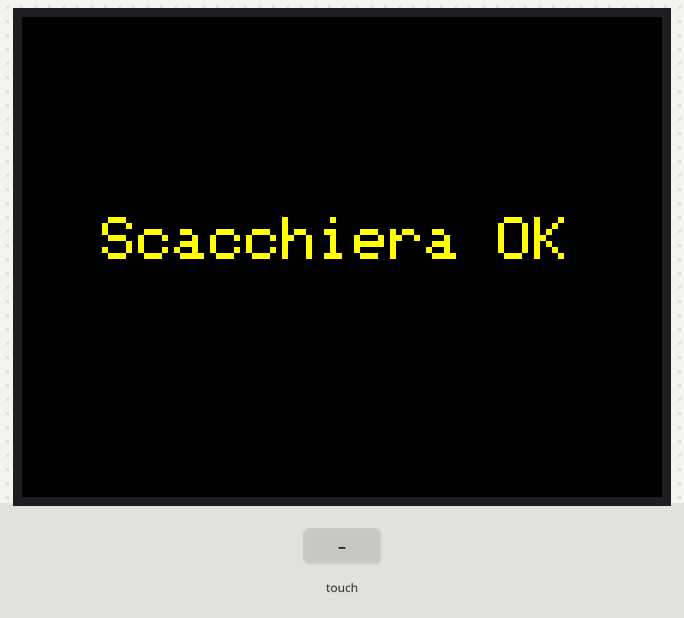
The sketch below on a simulated ESP32. Shown: 320×240 colour display. The test bench sets the inputs (shaded band). What the sketch prints to the serial monitor is not drawn.

Above: at 2.6 s.
At 5.0 s:
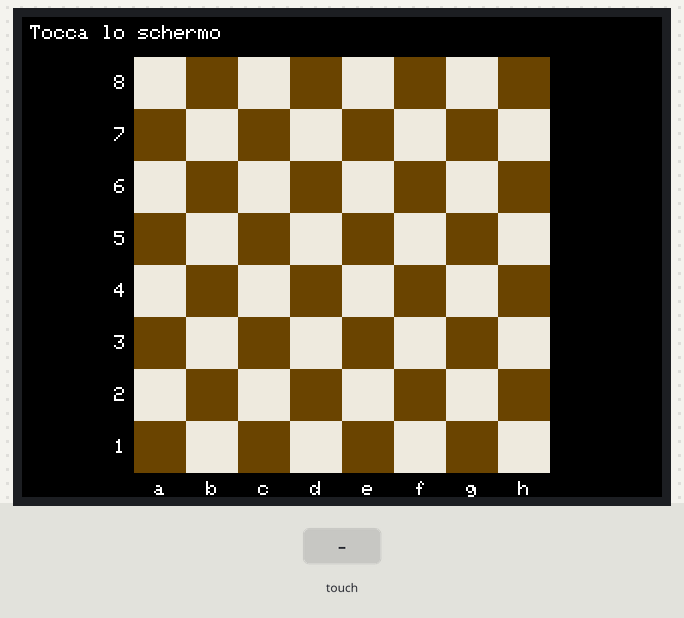
5.1 s: touch panel pressed at 13 % / 10 % of its raw x / y range
6.6 s: touch panel pressed at 38 % / 10 % of its raw x / y range
8.1 s: touch panel pressed at 13 % / 30 % of its raw x / y range
At 8.7 s:
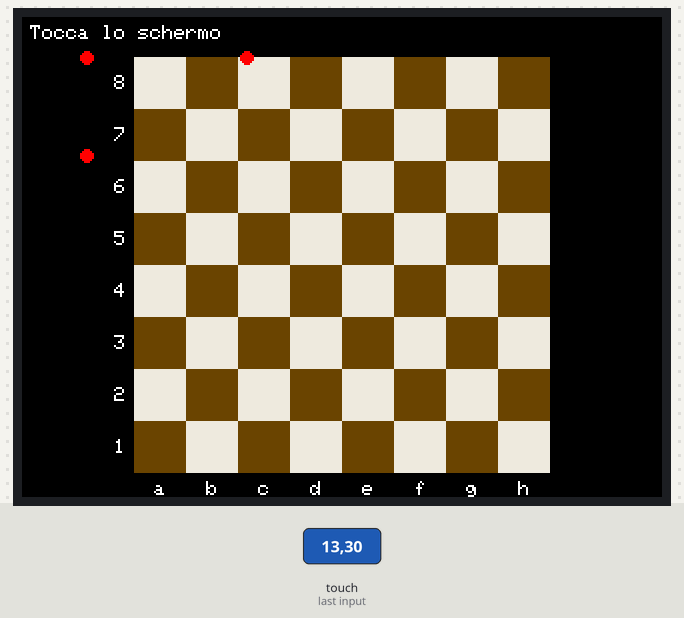
9.6 s: touch panel pressed at 38 % / 30 % of its raw x / y range
11.1 s: touch panel pressed at 13 % / 50 % of its raw x / y range
12.6 s: touch panel pressed at 38 % / 50 % of its raw x / y range
At 13.3 s:
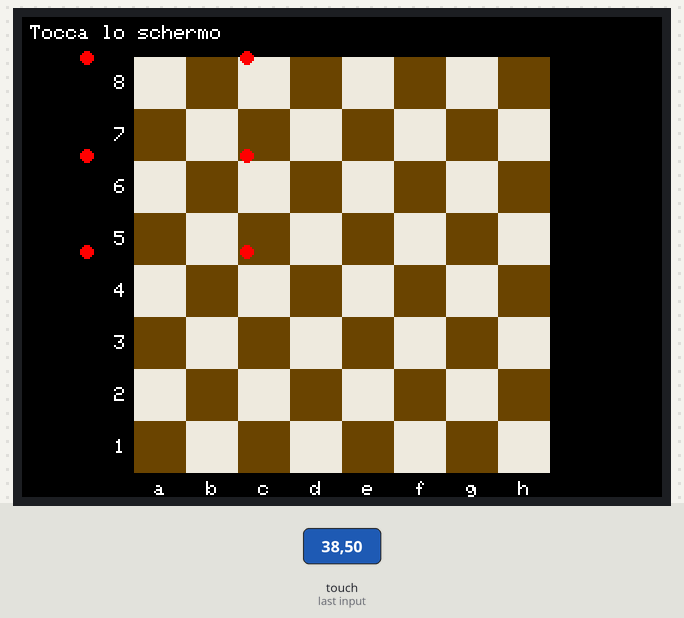
Timing chart, 0 to 15.1 s (numbered marks = the images above; inputs shaded):
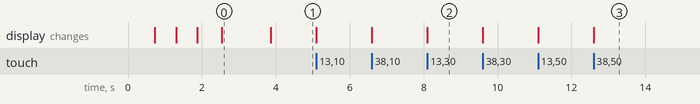

The sketch:

test_display_tft.ino
```cpp
/*
 * TEST DISPLAY TFT 3,2" ILI9341 + TOUCH XPT2046 - ESP32
 *
 * Librerie (Strumenti -> Gestisci librerie):
 *   - "Adafruit ILI9341"        (installa anche le dipendenze: Adafruit GFX, Adafruit BusIO)
 *   - "XPT2046_Touchscreen"     di Paul Stoffregen
 *
 * Collegamenti (come nella tabella):
 *   VCC -> 5V   GND -> GND   CS -> D27   RESET -> D25   DC -> D26
 *   SDI(MOSI) -> D23   SCK -> D18   SDO(MISO) -> D19   LED -> 3V3
 *   T_CLK -> D18   T_DIN -> D23   T_DO -> D19   T_CS -> D33   T_IRQ -> D32
 *
 * Cosa fa:
 *   1) schermo rosso, verde, blu, bianco  (controlla che il display funzioni)
 *   2) disegna una scacchiera 8x8 con le coordinate
 *   3) toccando lo schermo disegna un punto e scrive le coordinate grezze
 *      del touch sul Monitor seriale (115200) -> servono per calibrare
 */
#include <SPI.h>
#include <Adafruit_GFX.h>
#include <Adafruit_ILI9341.h>
#include <XPT2046_Touchscreen.h>

// ===================== CONFIGURAZIONE =====================
#define TFT_CS    27
#define TFT_DC    26
#define TFT_RST   25
#define TOUCH_CS  33
#define TOUCH_IRQ 32
#define ROTAZIONE 1      // <<< MODIFICA: 1 o 3 = orizzontale (prova 3 se l'immagine e' capovolta)

// Calibrazione touch: valori grezzi agli angoli dello schermo
#define TS_MINX 300      // <<< MODIFICA dopo la prova (valore x grezzo a sinistra)
#define TS_MAXX 3800     // <<< MODIFICA (x grezzo a destra)
#define TS_MINY 300      // <<< MODIFICA (y grezzo in alto)
#define TS_MAXY 3800     // <<< MODIFICA (y grezzo in basso)
// ==========================================================

Adafruit_ILI9341 tft(TFT_CS, TFT_DC, TFT_RST);   // SPI hardware: D18 / D19 / D23
XPT2046_Touchscreen ts(TOUCH_CS, TOUCH_IRQ);

void disegnaScacchiera() {
  const int lato = 26;                               // 8 x 26 = 208 px
  const int x0 = (320 - 8 * lato) / 2, y0 = 20;
  tft.fillScreen(ILI9341_BLACK);
  for (int r = 0; r < 8; r++) {
    for (int f = 0; f < 8; f++) {
      bool chiara = (f + r) & 1;                     // a1 scura
      uint16_t col = chiara ? 0xEF5B : 0x6A20;       // crema / marrone
      tft.fillRect(x0 + f * lato, y0 + (7 - r) * lato, lato, lato, col);
    }
    tft.setTextColor(ILI9341_WHITE);
    tft.setTextSize(1);
    tft.setCursor(x0 - 10, y0 + (7 - r) * lato + 9);  tft.print(r + 1);         // 1..8
    tft.setCursor(x0 + r * lato + 10, y0 + 8 * lato + 4); tft.print(char('a' + r)); // a..h
  }
  tft.setCursor(4, 4);
  tft.print("Tocca lo schermo");
}

void setup() {
  Serial.begin(115200);
  SPI.begin();                       // bus condiviso display + touch
  tft.begin();
  tft.setRotation(ROTAZIONE);
  ts.begin();
  ts.setRotation(ROTAZIONE);

  Serial.println("Test display avviato");
  uint16_t colori[] = {ILI9341_RED, ILI9341_GREEN, ILI9341_BLUE, ILI9341_WHITE};
  for (uint16_t c : colori) { tft.fillScreen(c); delay(500); }

  tft.fillScreen(ILI9341_BLACK);
  tft.setTextColor(ILI9341_YELLOW);
  tft.setTextSize(3);
  tft.setCursor(40, 100);
  tft.print("Scacchiera OK");
  delay(1200);

  disegnaScacchiera();
}

void loop() {
  if (ts.touched()) {
    TS_Point p = ts.getPoint();      // valori grezzi 0..4095
    int x = map(p.x, TS_MINX, TS_MAXX, 0, 320);
    int y = map(p.y, TS_MINY, TS_MAXY, 0, 240);
    x = constrain(x, 0, 319);
    y = constrain(y, 0, 239);
    tft.fillCircle(x, y, 3, ILI9341_RED);
    Serial.printf("grezzo x=%4d y=%4d pressione=%4d  ->  schermo x=%3d y=%3d\n", p.x, p.y, p.z, x, y);
    delay(30);
  }
}
```

Measured:
- after the input at 8.1 s, the display: changes at once (image 2)
- after the input at 12.6 s, the display: changes at once (image 3)
- what the display in image 0 shows lasts 1.4 s, from 2.5 s to 3.9 s
